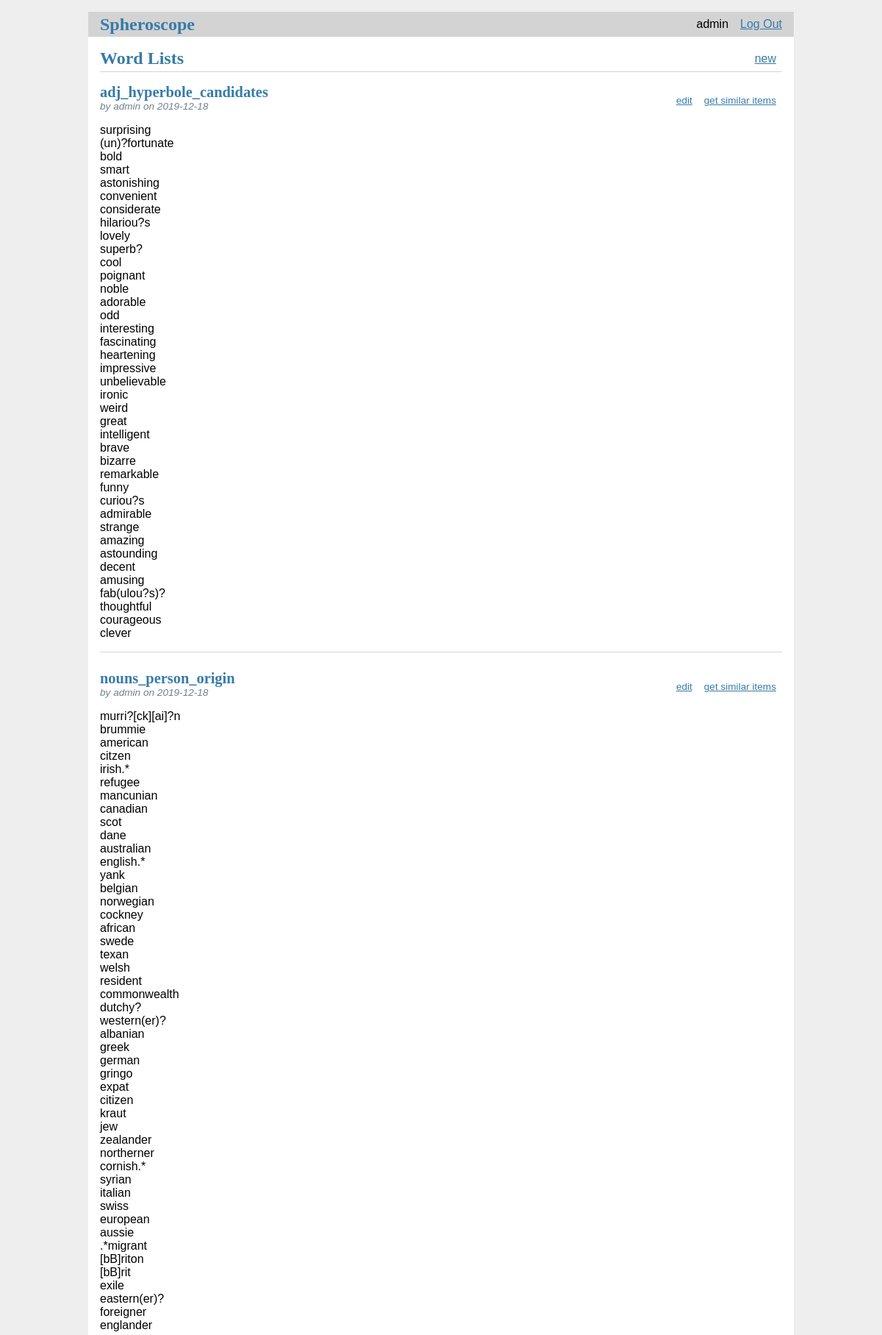
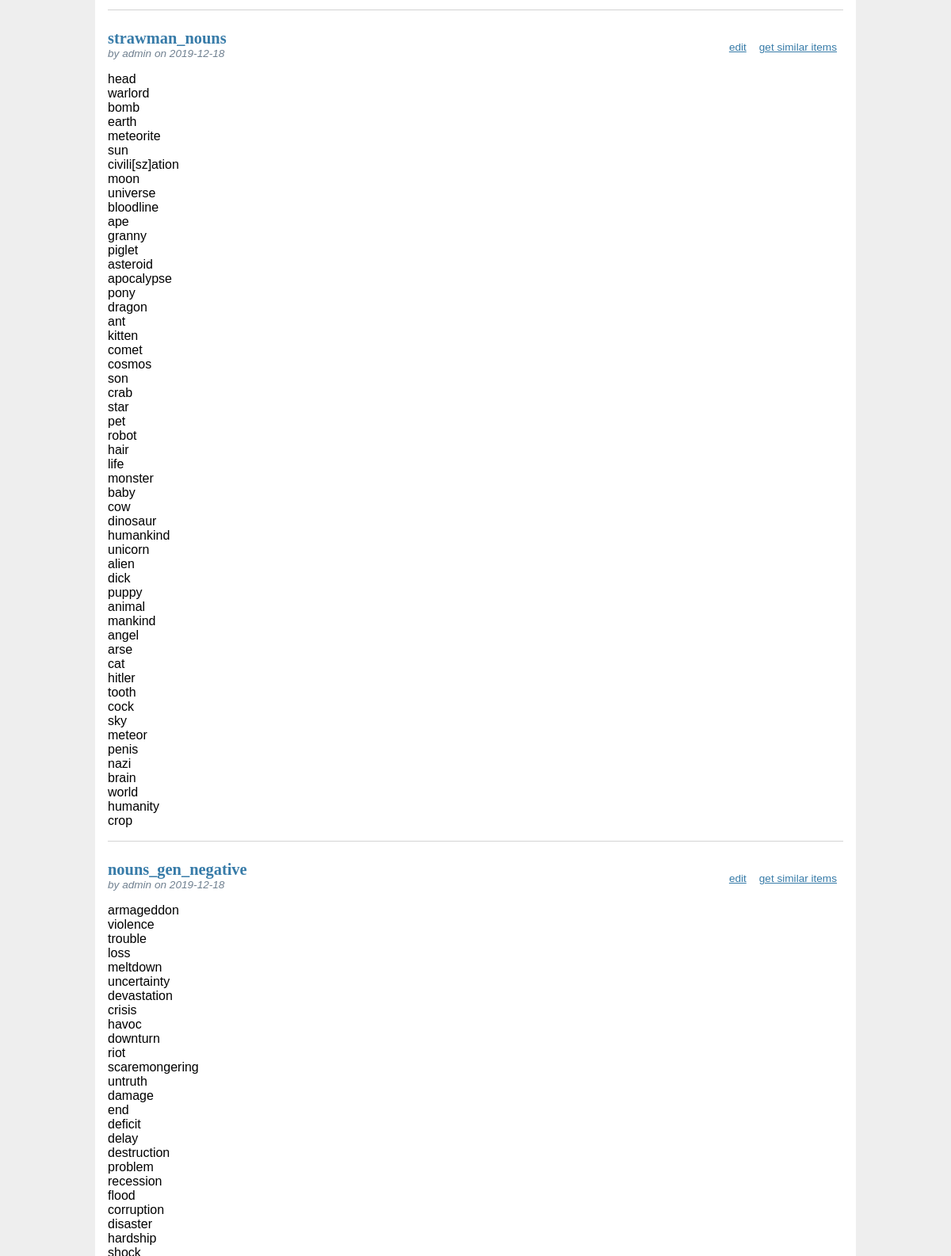
The page /word-lists/ (signed in, upper part) on the database its author committed (2 pictures, top to bottom).
### tables this page shows
CREATE TABLE users (
  id INTEGER PRIMARY KEY AUTOINCREMENT,
  username TEXT UNIQUE NOT NULL,
  password TEXT NOT NULL
);

CREATE TABLE wordlists (
  id INTEGER PRIMARY KEY AUTOINCREMENT,
  author_id INTEGER NOT NULL,
  created TIMESTAMP NOT NULL DEFAULT CURRENT_TIMESTAMP,
  title TEXT NOT NULL,
  words TEXT NOT NULL,
  FOREIGN KEY (author_id) REFERENCES users (id)
);

### spheroscope/wordlists.py (the view)
@bp.route('/')
@login_required
def index():
    db = get_db()
    wordlists = db.execute(
        'SELECT wl.id, title, words, created, author_id, username'
        ' FROM wordlists wl JOIN users u ON wl.author_id = u.id'
        ' ORDER BY created DESC'
    ).fetchall()
    return render_template('wordlists/index.html', wordlists=wordlists)

### spheroscope/auth.py (called while the page is built)
@bp.before_app_request
def load_logged_in_user():
    user_id = session.get('user_id')
    if user_id is None:
        g.user = None
    else:
        g.user = get_db().execute(
            'SELECT * FROM users WHERE id = ?', (user_id,)
        ).fetchone()

def login_required(view):
    @functools.wraps(view)
    def wrapped_view(**kwargs):
        if g.user is None:
            return redirect(url_for('auth.login'))
        return view(**kwargs)
    return wrapped_view

### spheroscope/db.py (called while the page is built)
def get_db():
    if 'db' not in g:
        g.db = sqlite3.connect(
            current_app.config['DATABASE'],
            detect_types=sqlite3.PARSE_DECLTYPES
        )
        g.db.row_factory = sqlite3.Row
    return g.db

### spheroscope/templates/wordlists/index.html
{% extends 'base.html' %}
{% block header %}
<h1>{% block title %}Word Lists{% endblock %}</h1>
{% if g.user %}
<a class="action" href="{{ url_for('wordlists.create') }}">new</a>
{% endif %}
{% endblock %}
{% block content %}
{% for wordlist in wordlists %}
<article class="post">
  <header>
    <div>
      <h1>{{ wordlist['title'] }}</h1>
      <div class="about">by {{ wordlist['username'] }} on {{ wordlist['created'].strftime('%Y-%m-%d') }}</div>
    </div>
    {% if g.user['id'] == wordlist['author_id'] %}
    <a class="action" href="{{ url_for('wordlists.update',
			    id=wordlist['id']) }}">edit</a>
    <a class="action" href="{{
        url_for('wordlists.show_similar_ones', id=wordlist['id'])
        }}">get similar items</a>
        {% endif %}
  </header>
  <p class="body">{{ wordlist['words'] }}</p>
</article>
{% if not loop.last %}
<hr>
{% endif %}
{% endfor %}
{% endblock %}

### spheroscope/templates/base.html (shortened to what this page needs)
<!doctype html>
<link rel="stylesheet" href="{{ url_for('static', filename='style.css') }}">
<nav>
  <h1><a href="{{ url_for('index') }}">Spheroscope</a></h1>
  <ul>
    {% if g.user %}
      <li><span>{{ g.user['username'] }}</span>
      <li><a href="{{ url_for('auth.logout') }}">Log Out</a>
    {% else %}
      <li><a href="{{ url_for('auth.register') }}">Register</a>
      <li><a href="{{ url_for('auth.login') }}">Log In</a>
    {% endif %}
  </ul>
</nav>
<section class="content">
  <header>
    {% block header %}{% endblock %}
  </header>
  {% block content %}{% endblock %}
</section>

### spheroscope/static/style.css (style rules this page uses)
h1 { font-family: serif; color: #377ba8; margin: 1rem 0; }
a { color: #377ba8; }
hr { border: none; border-top: 1px solid lightgray; }
nav { background: lightgray; display: flex; align-items: center; padding: 0 0.5rem; }
nav h1 { flex: auto; margin: 0; }
nav h1 a { text-decoration: none; padding: 0.25rem 0.5rem; }
nav ul { display: flex; list-style: none; margin: 0; padding: 0; }
nav ul li a, nav ul li span, header .action { display: block; padding: 0.5rem; }
.content { padding: 0 1rem 1rem; }
.content > header { border-bottom: 1px solid lightgray; display: flex; align-items: flex-end; }
.content > header h1 { flex: auto; margin: 1rem 0 0.25rem 0; }
.post > header { display: flex; align-items: flex-end; font-size: 0.85em; }
.post > header > div:first-of-type { flex: auto; }
.post > header h1 { font-size: 1.5em; margin-bottom: 0; }
.post .about { color: slategray; font-style: italic; }
.post .body { white-space: pre-line; }
.content:last-child { margin-bottom: 0; }

### rows shown on the page
users: user.username "admin"
wordlists: title "adj_hyperbole_candidates", username "admin", created "2019-12-18", words "surprising (un)?fortunate bold smart astonishing convenient considerate hilariou?s lovely superb? cool poignant noble adorable odd interesting fascinating heartening impressive unbelievable ironic weird great intelligent brave bizarre remarkable funny curiou?s admirable strange amazing astounding decent amusing fab(ulou?s)? thoughtful courageous clever"
wordlists: title "nouns_person_origin", username "admin", created "2019-12-18", words "murri?[ck][ai]?n brummie american citzen irish.* refugee mancunian canadian scot dane australian english.* yank belgian norwegian cockney african swede texan welsh resident commonwealth dutchy? western(er)? albanian greek german gringo expat citizen kraut jew zealander northerner cornish.* syrian italian swiss european aussie .*migrant [bB]riton [bB]rit exile eastern(er)? foreigner englander"
wordlists: title "strawman_nouns", username "admin", created "2019-12-18", words "head warlord bomb earth meteorite sun civili[sz]ation moon universe bloodline ape granny piglet asteroid apocalypse pony dragon ant kitten comet cosmos son crab star pet robot hair life monster baby cow dinosaur humankind unicorn alien dick puppy animal mankind angel arse cat hitler tooth cock sky meteor penis nazi brain world humanity crop"
wordlists: title "nouns_gen_negative", username "admin", created "2019-12-18"
